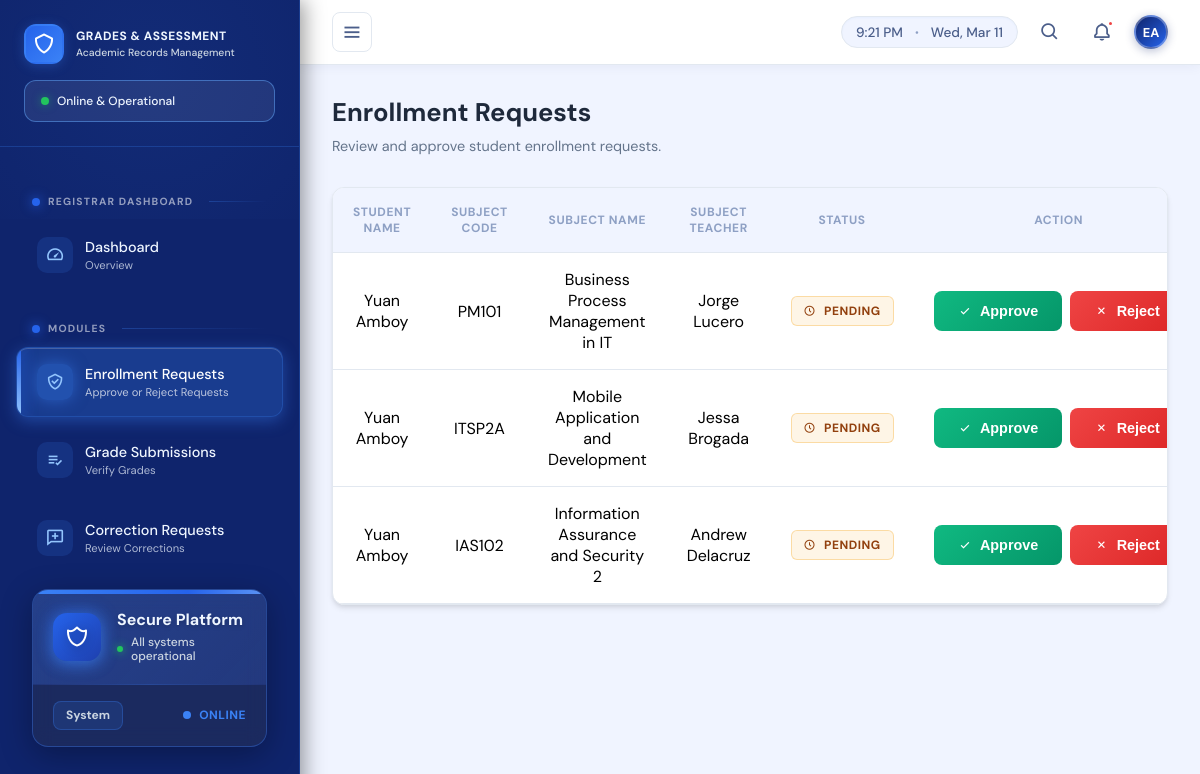
/index.php?page=pending_enrollments (signed in), run on the app's committed database.
### tables this page shows
CREATE TABLE `users` (
  `user_id` int(11) NOT NULL,
  `full_name` varchar(100) NOT NULL,
  `program` varchar(100) DEFAULT NULL,
  `section` varchar(50) DEFAULT NULL,
  `year_level` tinyint(4) DEFAULT NULL,
  `email` varchar(100) NOT NULL,
  `password_hash` varchar(255) NOT NULL,
  `role_id` int(11) NOT NULL,
  `created_at` timestamp NOT NULL DEFAULT current_timestamp(),
  `is_active` tinyint(1) DEFAULT 1
);

CREATE TABLE `enrollment_requests` (
  `request_id` int(11) NOT NULL,
  `student_id` int(11) NOT NULL,
  `subject_id` int(11) NOT NULL,
  `status` enum('Pending','Approved','Rejected') DEFAULT 'Pending',
  `request_date` timestamp NOT NULL DEFAULT current_timestamp(),
  `decision_date` timestamp NULL DEFAULT NULL,
  `registrar_id` int(11) DEFAULT NULL,
  `decision_notes` text DEFAULT NULL
);

CREATE TABLE `subjects` (
  `subject_id` int(11) NOT NULL,
  `subject_code` varchar(20) NOT NULL,
  `subject_name` varchar(100) NOT NULL,
  `faculty_id` int(11) NOT NULL
);

### registrar/pending_enrollments.php (the view, shortened to what this page needs)
<?php
require_once __DIR__ . '/../config/db.php';
$er_q = "
SELECT er.request_id, er.student_id, er.subject_id, u.full_name AS student_name, s.subject_code, s.subject_name, uf.full_name AS teacher_name, er.request_date, er.status
FROM enrollment_requests er
JOIN users u ON er.student_id = u.user_id
JOIN subjects s ON er.subject_id = s.subject_id
LEFT JOIN users uf ON s.faculty_id = uf.user_id
WHERE er.status = 'Pending'
ORDER BY er.request_date DESC
";
$er_result = $conn->query($er_q);
?>
<div>
    <div class="page-header">
        <h2>Enrollment Requests</h2>
        <p>Review and approve student enrollment requests.</p>
    </div>
    <div class="content-section">
        <div class="table-card">
            <div class="table-wrap">
                <table class="enrollments-table">
                    <thead>
                        <tr>
                            <th>Student Name</th>
                            <th>Subject Code</th>
                            <th>Subject Name</th>
                            <th>Subject Teacher</th>
                            <th>Status</th>
                            <th>Action</th>
                        </tr>
                    </thead>
                    <tbody>
                        <?php if ($er_result && $er_result->num_rows > 0): ?>
                            <?php while ($row = $er_result->fetch_assoc()): ?>
                                <tr>
                                    <td class="student-cell"><?= htmlspecialchars($row['student_name'], ENT_QUOTES) ?></td>
                                    <td class="subject-cell"><?= htmlspecialchars($row['subject_code'], ENT_QUOTES) ?></td>
                                    <td class="subject-cell"><?= htmlspecialchars($row['subject_name'], ENT_QUOTES) ?></td>
                                    <td class="subject-cell"><?= htmlspecialchars($row['teacher_name'] ?? '-', ENT_QUOTES) ?></td>
                                    <td>
                                        <span class="status-badge">
                                            <i class='bx bx-time-five'></i>
                                            <?= htmlspecialchars($row['status'], ENT_QUOTES) ?>
                                        </span>
                                    </td>
                                    <td>
                                        <div class="action-buttons">
                                            <form method="post" style="display: inline;">
                                                <button type="submit" name="approve_enrollment" value="1" class="action-btn btn-approve">
                                                    <i class='bx bx-check'></i>
                                                    Approve
                                                </button>
                                            </form>
                                            <form method="post" style="display: inline;">
                                                <button type="submit" name="reject_enrollment" value="1" class="action-btn btn-reject">
                                                    <i class='bx bx-x'></i>
                                                    Reject
                                                </button>
                                            </form>
                                        </div>
                                    </td>
                                </tr>
                            <?php endwhile; ?>
                        <?php endif; ?>
                    </tbody>
                </table>
            </div>
        </div>
    </div>
</div>

### template/sidebar.php (shortened to what this page needs)
<?php
require_once __DIR__ . '/../includes/auth_check.php';
$role_id = (int)$_SESSION["role_id"];
$user_id = (int)$_SESSION["user_id"];
$user_stmt = $conn->prepare("SELECT full_name FROM users WHERE user_id = ?");
$user_stmt->bind_param('i', $user_id);
$user_stmt->execute();
$user_result = $user_stmt->get_result();
$user_name = "User";
if ($user_result && $user_row = $user_result->fetch_assoc()) {
    $user_name = $user_row['full_name'] ?? "User";
}
$name_parts = array_filter(explode(' ', trim($user_name)));
$initials = '';
if (count($name_parts) >= 2) {
    $initials = strtoupper(substr($name_parts[0], 0, 1) . substr($name_parts[1], 0, 1));
} else {
    $initials = strtoupper(substr($name_parts[0] ?? 'U', 0, 1));
}
$role_icon = [1 => 'bx-chalkboard', 2 => 'bx-shield', 3 => 'bx-user', 4 => 'bx-crown'][($role_id)] ?? 'bx-user';
$current_page = $_GET['page'] ?? 'dashboard';
?>
<!DOCTYPE html>
<html lang="en">
<head>
    <link href='https://unpkg.com/boxicons@2.1.4/css/boxicons.min.css' rel='stylesheet'>
    <link rel="stylesheet" href="https://cdnjs.cloudflare.com/ajax/libs/font-awesome/6.4.0/css/all.min.css">
</head>
<body>
    <aside class="sidebar" id="sidebar">
        <div class="sidebar-header">
            <div class="brand">
                <div class="logo">
                    <i class='bx <?= htmlspecialchars($role_icon) ?>'></i>
                </div>
                <div class="brand-info">
                    <h1>GRADES & ASSESSMENT</h1>
                    <p>Academic Records Management</p>
                </div>
            </div>
            <div class="system-status">
                <div class="status-content">
                    <div class="status-left">
                        <span class="status-indicator"></span>
                        <span class="status-text">Online & Operational</span>
                    </div>
                </div>
            </div>
        </div>
        <nav class="nav">
            <?php if (!empty($menus[$role_id])): ?>
                <ul>
                    <?php foreach ($menus[$role_id] as $item):
                        if (isset($item['is_section']) && $item['is_section']): ?>
                            </ul>
                            <span class="section-title"><?= htmlspecialchars($item['label'], ENT_QUOTES) ?></span>
                            <ul>
                        <?php else:
                            $is_active = isset($item['link']) && strpos($item['link'], $current_page) !== false ? ' active' : '';
                            $has_submenu = isset($item['submenu']);
                        ?>
                            <li class="<?= $is_active ? 'open' : '' ?>">
                                <a href="<?= htmlspecialchars($item['link']) ?>" class="<?= $is_active ?>" <?= $has_submenu ? 'onclick="toggleSubmenu(event)"' : '' ?>>
                                    <span class="left">
                                        <div class="icon-wrapper">
                                            <i class='bx <?= htmlspecialchars($item['icon']) ?> icon'></i>
                                        </div>
                                        <span class="nav-label">
                                            <span class="main-text"><?= htmlspecialchars($item['label']) ?></span>
                                            <span class="sub-text"><?= htmlspecialchars($item['sublabel']) ?></span>
                                        </span>
                                    </span>
                                </a>
                            </li>
                        <?php endif; ?>
                    <?php endforeach; ?>
                </ul>
            <?php endif; ?>
            <div class="sidebar-footer">
                <div class="footer-header">
                    <div class="footer-icon">
                        <i class='bx bx-shield-alt-2'></i>
                    </div>
                    <div class="footer-content">
                        <div class="footer-title">Secure Platform</div>
                        <div class="footer-subtitle">All systems operational</div>
                    </div>
                </div>
                <div class="footer-divider"></div>
                <div class="footer-bottom">
                    <span class="version">System</span>
                    <div class="status-online">Online</div>
                </div>
            </div>
        </nav>
    </aside>
    <div class="page-wrapper" id="pageWrapper">
        <nav class="top-navbar" id="topNavbar">
            <div class="navbar-container">
                <div class="navbar-content">
                    <div class="navbar-left">
                        <button class="toggle-btn" id="toggleBtn" aria-label="Toggle sidebar"><i class='bx bx-menu'></i></button>
                    </div>
                    <div class="navbar-right">
                        <div class="time-display" id="timeDisplay">
                            <span id="currentTime"></span>
                            <span class="date-separator">•</span>
                            <span id="currentDate"></span>
                        </div>
                        <button class="icon-btn" id="searchBtn" title="Search"><i class='bx bx-search'></i></button>
                        <button class="icon-btn" id="notificationBtn" title="Notifications"><i class='bx bx-bell'></i><span class="badge-dot"></span></button>
                        <div class="profile-wrapper" id="profileWrapper">
                            <div class="profile-avatar" id="profileBtn"><?= htmlspecialchars($initials, ENT_QUOTES) ?></div>
                        </div>
                    </div>
                </div>
            </div>
        </nav>
        <main class="main-content" id="mainContent">

### registrar/pending_enrollments.php (style rules this page uses)
:root { --primary: #3B82F6; --primary-dark: #1E40AF; --secondary: #10B981; --accent: #F59E0B; --danger: #EF4444; --success: #22C55E; --surface: #FFFFFF; --background: #F8FAFC; --text-primary: #1E293B; --text-secondary: #64748B; --border: #E2E8F0; --shadow: 0 4px 6px -1px rgba(0, 0, 0, 0.1), 0 2px 4px -1px rgba(0, 0, 0, 0.06); --shadow-lg: 0 10px 15px -3px rgba(0, 0, 0, 0.1), 0 4px 6px -2px rgba(0, 0, 0, 0.05); --radius: 12px; --transition: all 0.3s cubic-bezier(0.4, 0, 0.2, 1); }
* { margin: 0; padding: 0; }
.page-header { margin-bottom: 2rem; }
.page-header h2 { font-size: 1.6rem; font-weight: 700; color: var(--text-primary); margin-bottom: 0.5rem; margin-top: 0; }
.page-header p { color: var(--text-secondary); font-size: 0.9rem; margin: 0; }
.content-section { margin-bottom: 3rem; }
.table-card { background: var(--surface); border: 1px solid var(--border); border-radius: var(--radius); box-shadow: var(--shadow); margin-bottom: 2rem; overflow: hidden; transition: var(--transition); }
.table-wrap { overflow-x: auto; }
.enrollments-table { width: 100%; border-collapse: collapse; }
.enrollments-table thead { background: var(--bg); border-bottom: 1px solid var(--border); }
.enrollments-table th { padding: 1rem 1.25rem; text-align: center; font-weight: 700; color: var(--text-400); font-size: 0.75rem; text-transform: uppercase; letter-spacing: 0.05em; }
.enrollments-table tbody tr { border-bottom: 1px solid var(--border); transition: var(--transition); }
.enrollments-table td { padding: 1rem 1.25rem; vertical-align: middle; color: black; text-align: center; }
.student-cell { color: var(--text-primary); }
.subject-cell { color: var(--text-secondary); }
.status-badge { display: inline-flex; align-items: center; gap: 0.5rem; padding: 0.4rem 0.75rem; border-radius: 6px; font-size: 0.75rem; font-weight: 700; text-transform: uppercase; letter-spacing: 0.5px; background: rgba(245, 158, 11, 0.1); color: #92400e; border: 1px solid rgba(245, 158, 11, 0.3); }
.action-buttons { display: flex; gap: 0.5rem; align-items: center; justify-content: center; }
.action-btn { padding: 0.75rem 1.5rem; border: none; border-radius: 8px; font-size: 0.9rem; font-weight: 600; cursor: pointer; transition: var(--transition); display: flex; align-items: center; gap: 0.5rem; text-decoration: none; }
.btn-approve { background: linear-gradient(135deg, var(--secondary), #059669); color: white; }
.btn-reject { background: linear-gradient(135deg, var(--danger), #dc2626); color: white; }

### data on the page
users: full_name "EA"
enrollment_requests: student.full_name "Yuan Amboy", subject.subject_code "PM101", subject.subject_name "Business Process Management in IT", users.full_name "Jorge Lucero", status "PENDING"
enrollment_requests: student.full_name "Yuan Amboy", subject.subject_code "ITSP2A", subject.subject_name "Mobile Application and Development", users.full_name "Jessa Brogada", status "PENDING"
enrollment_requests: student.full_name "Yuan Amboy", subject.subject_code "IAS102", subject.subject_name "Information Assurance and Security 2", users.full_name "Andrew Delacruz", status "PENDING"

### other printed values
$item['label'] "REGISTRAR DASHBOARD"
$item['label'] "Dashboard"
$item['sublabel'] "Overview"
$item['label'] "MODULES"
$item['label'] "Enrollment Requests"
$item['sublabel'] "Approve or Reject Requests"
$item['label'] "Grade Submissions"
$item['sublabel'] "Verify Grades"
$item['label'] "Correction Requests"
$item['sublabel'] "Review Corrections"
